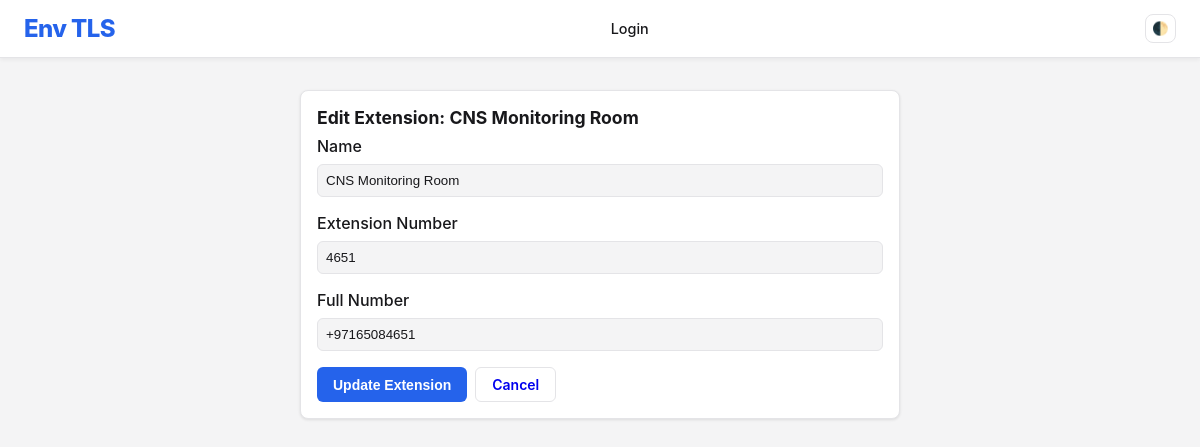
/phone-extensions/33/edit/, run on the app's committed database.
### phone_extension/models.py (models this page shows, shortened)
class PhoneExtension(models.Model):
    name = models.CharField(max_length=100)
    extension_number = models.CharField(max_length=20, verbose_name="Extension Number")
    full_number = models.CharField(max_length=50, blank=True, null=True, verbose_name="Full Number")

### phone_extension/views.py (the view)
# urls.py: path('<int:pk>/edit/', views.phone_extension_update, name='phone_extension_edit'),
def phone_extension_update(request, pk):
    extension = get_object_or_404(PhoneExtension, pk=pk)
    if request.method == 'POST':
        form = PhoneExtensionForm(request.POST, instance=extension)
        if form.is_valid():
            form.save()
            messages.success(request, 'Phone extension updated successfully.')
            return redirect('phone_extension_manage')
    else:
        form = PhoneExtensionForm(instance=extension)
    return render(request, 'phone_extension/edit.html', {'form': form, 'extension': extension})

### phone_extension/forms.py
class PhoneExtensionForm(forms.ModelForm):
    class Meta:
        model = PhoneExtension
        fields = ['name', 'extension_number', 'full_number']
        widgets = {
            'name': forms.TextInput(attrs={'class': 'form-control', 'placeholder': 'Name'}),
            'extension_number': forms.TextInput(attrs={'class': 'form-control', 'placeholder': 'Extension Number'}),
            'full_number': forms.TextInput(attrs={'class': 'form-control', 'placeholder': 'Full Number (Optional)'}),
        }

### phone_extension/templates/phone_extension/edit.html (shortened to what this page needs)
{% extends 'base.html' %}
{% block content %}
<div style="max-width: 600px; margin: 0 auto;">
    <div class="card">
        <div class="card-header">Edit Extension: {{ extension.name }}</div>
        <div class="card-body">
            <form method="post">
                {% for field in form %}
                <div class="form-group">
                    <label for="{{ field.id_for_label }}">{{ field.label }}</label>
                    {{ field }}
                </div>
                {% endfor %}
                <div class="card-actions">
                    <button type="submit" class="btn btn-primary">Update Extension</button>
                    <a href="{% url 'phone_extension_list' %}" class="btn"
                        style="border: 1px solid var(--border-color);">Cancel</a>
                </div>
            </form>
        </div>
    </div>
</div>
{% endblock %}

### templates/base.html (style rules this page uses)
:root { --bg-color: #f4f4f5; --text-color: #18181b; --card-bg: #ffffff; --border-color: #e4e4e7; --primary-color: #2563eb; --primary-hover: #1d4ed8; --danger-color: #ef4444; }
body { font-family: -apple-system, BlinkMacSystemFont, "Segoe UI", Roboto, "Helvetica Neue", Arial, sans-serif; background-color: var(--bg-color); color: var(--text-color); margin: 0; padding: 0; transition: background-color 0.3s, color 0.3s; }
.btn { display: inline-block; padding: 0.5rem 1rem; border-radius: 0.375rem; text-decoration: none; cursor: pointer; border: none; font-size: 0.875rem; font-weight: 600; transition: background-color 0.2s; }
.btn-primary { background-color: var(--primary-color); color: white; }
.card { background-color: var(--card-bg); border: 1px solid var(--border-color); border-radius: 0.5rem; padding: 1rem; box-shadow: 0 1px 3px 0 rgba(0, 0, 0, 0.1); }
.card-header { font-weight: bold; margin-bottom: 0.5rem; font-size: 1.1rem; display: flex; justify-content: space-between; align-items: center; }
.card-actions { margin-top: 1rem; display: flex; gap: 0.5rem; }
.form-group { margin-bottom: 1rem; }
label { display: block; margin-bottom: 0.5rem; font-weight: 500; }
input, textarea, select { width: 100%; padding: 0.5rem; border-radius: 0.375rem; border: 1px solid var(--border-color); background-color: var(--bg-color); color: var(--text-color); box-sizing: border-box; }

### data on the page
PhoneExtension: name "CNS Monitoring Room", form "CNS Monitoring Room" "4651" "+97165084651"

### other printed values
{{ field.label }} "Name" "Extension Number" "Full Number"
